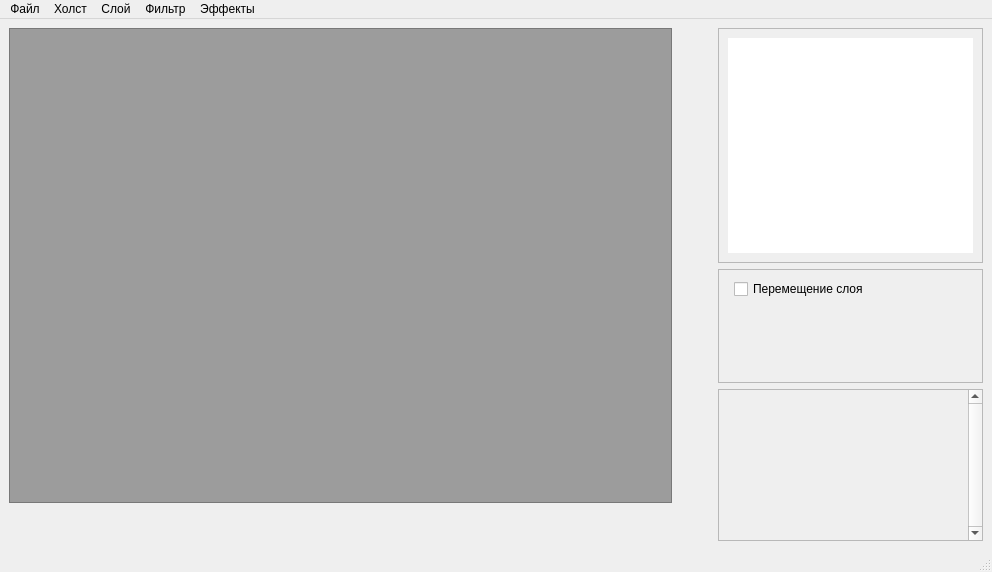
<?xml version="1.0" encoding="UTF-8"?>
<ui version="4.0">
 <class>MainWindow</class>
 <widget class="QMainWindow" name="MainWindow">
  <property name="geometry">
   <rect>
    <x>0</x>
    <y>0</y>
    <width>992</width>
    <height>572</height>
   </rect>
  </property>
  <property name="sizePolicy">
   <sizepolicy hsizetype="Fixed" vsizetype="Expanding">
    <horstretch>0</horstretch>
    <verstretch>0</verstretch>
   </sizepolicy>
  </property>
  <property name="windowTitle">
   <string>MiniPS</string>
  </property>
  <widget class="QWidget" name="centralwidget">
   <layout class="QGridLayout" name="gridLayout">
    <item row="2" column="2">
     <widget class="QFrame" name="derzhalka">
      <property name="frameShape">
       <enum>QFrame::StyledPanel</enum>
      </property>
      <property name="frameShadow">
       <enum>QFrame::Raised</enum>
      </property>
      <layout class="QFormLayout" name="formLayout">
       <item row="0" column="1">
        <widget class="QCheckBox" name="movelayer">
         <property name="text">
          <string>Перемещение слоя</string>
         </property>
        </widget>
       </item>
      </layout>
     </widget>
    </item>
    <item row="2" column="1">
     <spacer name="horizontalSpacer">
      <property name="orientation">
       <enum>Qt::Horizontal</enum>
      </property>
      <property name="sizeHint" stdset="0">
       <size>
        <width>40</width>
        <height>20</height>
       </size>
      </property>
     </spacer>
    </item>
    <item row="3" column="2" rowspan="2">
     <widget class="QScrollArea" name="scrollArea">
      <property name="sizePolicy">
       <sizepolicy hsizetype="Preferred" vsizetype="Preferred">
        <horstretch>0</horstretch>
        <verstretch>0</verstretch>
       </sizepolicy>
      </property>
      <property name="verticalScrollBarPolicy">
       <enum>Qt::ScrollBarAlwaysOn</enum>
      </property>
      <property name="horizontalScrollBarPolicy">
       <enum>Qt::ScrollBarAlwaysOff</enum>
      </property>
      <property name="widgetResizable">
       <bool>true</bool>
      </property>
      <widget class="QWidget" name="scrollAreaWidgetContents">
       <property name="geometry">
        <rect>
         <x>0</x>
         <y>0</y>
         <width>239</width>
         <height>151</height>
        </rect>
       </property>
       <layout class="QGridLayout" name="gridLayout_3">
        <item row="0" column="0">
         <layout class="QVBoxLayout" name="SloyWidget_layout">
          <property name="sizeConstraint">
           <enum>QLayout::SetMaximumSize</enum>
          </property>
         </layout>
        </item>
       </layout>
      </widget>
     </widget>
    </item>
    <item row="0" column="0" rowspan="4">
     <widget class="QGraphicsView" name="canvas">
      <property name="enabled">
       <bool>true</bool>
      </property>
      <property name="sizePolicy">
       <sizepolicy hsizetype="Expanding" vsizetype="Expanding">
        <horstretch>10</horstretch>
        <verstretch>12</verstretch>
       </sizepolicy>
      </property>
      <property name="acceptDrops">
       <bool>false</bool>
      </property>
      <property name="styleSheet">
       <string notr="true">background-color: rgb(156, 156, 156);</string>
      </property>
     </widget>
    </item>
    <item row="0" column="2" rowspan="2">
     <widget class="QFrame" name="frame">
      <property name="sizePolicy">
       <sizepolicy hsizetype="Expanding" vsizetype="Preferred">
        <horstretch>4</horstretch>
        <verstretch>0</verstretch>
       </sizepolicy>
      </property>
      <property name="minimumSize">
       <size>
        <width>0</width>
        <height>0</height>
       </size>
      </property>
      <property name="maximumSize">
       <size>
        <width>16777215</width>
        <height>16777215</height>
       </size>
      </property>
      <property name="styleSheet">
       <string notr="true"/>
      </property>
      <property name="frameShape">
       <enum>QFrame::StyledPanel</enum>
      </property>
      <property name="frameShadow">
       <enum>QFrame::Raised</enum>
      </property>
      <layout class="QGridLayout" name="gridLayout_2">
       <item row="0" column="0">
        <widget class="QLabel" name="minicanvas">
         <property name="styleSheet">
          <string notr="true">background-color: rgb(255, 255, 255);</string>
         </property>
         <property name="text">
          <string/>
         </property>
        </widget>
       </item>
      </layout>
     </widget>
    </item>
   </layout>
  </widget>
  <widget class="QMenuBar" name="menubar">
   <property name="geometry">
    <rect>
     <x>0</x>
     <y>0</y>
     <width>992</width>
     <height>26</height>
    </rect>
   </property>
   <widget class="QMenu" name="file">
    <property name="title">
     <string>Файл</string>
    </property>
    <addaction name="open"/>
    <addaction name="separator"/>
    <addaction name="save"/>
    <addaction name="separator"/>
    <addaction name="exit"/>
   </widget>
   <widget class="QMenu" name="holst">
    <property name="title">
     <string>Холст</string>
    </property>
    <addaction name="otrazhv"/>
    <addaction name="otrazhg"/>
    <addaction name="separator"/>
    <addaction name="razpo"/>
    <addaction name="razpr"/>
    <addaction name="zoomin"/>
    <addaction name="zoomout"/>
   </widget>
   <widget class="QMenu" name="sloy">
    <property name="title">
     <string>Слой</string>
    </property>
    <addaction name="separator"/>
    <addaction name="delmenu"/>
    <addaction name="separator"/>
   </widget>
   <widget class="QMenu" name="filter">
    <property name="title">
     <string>Фильтр</string>
    </property>
    <widget class="QMenu" name="col">
     <property name="title">
      <string>Регулировка цвета</string>
     </property>
     <addaction name="bright"/>
    </widget>
    <addaction name="col"/>
    <addaction name="blur"/>
   </widget>
   <widget class="QMenu" name="eff">
    <property name="title">
     <string>Эффекты</string>
    </property>
    <addaction name="glitch"/>
   </widget>
   <addaction name="file"/>
   <addaction name="holst"/>
   <addaction name="sloy"/>
   <addaction name="filter"/>
   <addaction name="eff"/>
  </widget>
  <widget class="QStatusBar" name="statusbar"/>
  <action name="open">
   <property name="text">
    <string>Открыть</string>
   </property>
  </action>
  <action name="save">
   <property name="text">
    <string>Сохранить</string>
   </property>
  </action>
  <action name="exit">
   <property name="text">
    <string>Выход</string>
   </property>
  </action>
  <action name="otrazhv">
   <property name="text">
    <string>Отразить горизонтально</string>
   </property>
  </action>
  <action name="otrazhg">
   <property name="text">
    <string>Отразить вертикально</string>
   </property>
  </action>
  <action name="razpo">
   <property name="text">
    <string>Повернуть на 90° по часовой</string>
   </property>
  </action>
  <action name="razpr">
   <property name="text">
    <string>Повернуть на 90° против часовой</string>
   </property>
  </action>
  <action name="copy">
   <property name="text">
    <string>Копировать</string>
   </property>
  </action>
  <action name="paste">
   <property name="text">
    <string>Вставить</string>
   </property>
  </action>
  <action name="delmenu">
   <property name="text">
    <string>Удалить</string>
   </property>
  </action>
  <action name="clear">
   <property name="text">
    <string>Очистить слой</string>
   </property>
  </action>
  <action name="bright">
   <property name="text">
    <string>Яркость/Насыщенность</string>
   </property>
  </action>
  <action name="colr">
   <property name="text">
    <string>Цвет</string>
   </property>
  </action>
  <action name="blur">
   <property name="text">
    <string>Размытие по Гауссу</string>
   </property>
  </action>
  <action name="glitch">
   <property name="text">
    <string>Глитч эффекты</string>
   </property>
  </action>
  <action name="stadd">
   <property name="text">
    <string>Добавить стикер</string>
   </property>
  </action>
  <action name="action_3">
   <property name="text">
    <string>Создать</string>
   </property>
  </action>
  <action name="action_4">
   <property name="text">
    <string>Сохранить как...</string>
   </property>
  </action>
  <action name="zoomin">
   <property name="text">
    <string>Увеличить</string>
   </property>
  </action>
  <action name="zoomout">
   <property name="text">
    <string>Уменьшить</string>
   </property>
  </action>
 </widget>
 <resources>
  <include location="res.qrc"/>
  <include location="res.qrc"/>
 </resources>
 <connections/>
</ui>
